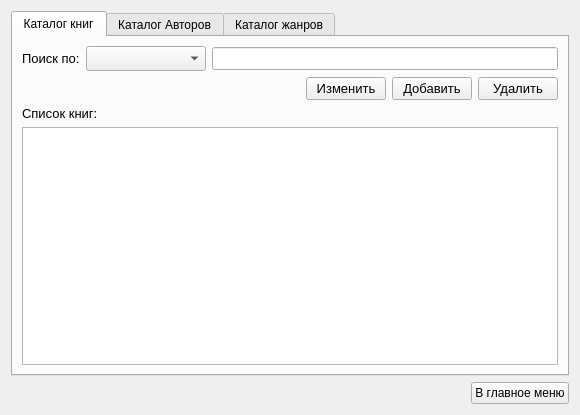
<?xml version="1.0" encoding="UTF-8"?>
<ui version="4.0">
 <class>Form</class>
 <widget class="QWidget" name="Form">
  <property name="geometry">
   <rect>
    <x>0</x>
    <y>0</y>
    <width>580</width>
    <height>415</height>
   </rect>
  </property>
  <property name="windowTitle">
   <string>Form</string>
  </property>
  <layout class="QVBoxLayout" name="verticalLayout_2">
   <item>
    <widget class="QTabWidget" name="tabWidget">
     <property name="enabled">
      <bool>true</bool>
     </property>
     <property name="currentIndex">
      <number>0</number>
     </property>
     <widget class="QWidget" name="tab">
      <property name="font">
       <font>
        <pointsize>10</pointsize>
       </font>
      </property>
      <attribute name="title">
       <string>Каталог книг</string>
      </attribute>
      <layout class="QVBoxLayout" name="verticalLayout_3">
       <item>
        <layout class="QVBoxLayout" name="verticalLayout">
         <item>
          <layout class="QHBoxLayout" name="horizontalLayout_3">
           <item>
            <widget class="QLabel" name="find_lbl">
             <property name="font">
              <font>
               <family>Arial</family>
               <pointsize>10</pointsize>
              </font>
             </property>
             <property name="text">
              <string>Поиск по:</string>
             </property>
            </widget>
           </item>
           <item>
            <widget class="QComboBox" name="find_cmb">
             <property name="sizePolicy">
              <sizepolicy hsizetype="Fixed" vsizetype="Fixed">
               <horstretch>0</horstretch>
               <verstretch>0</verstretch>
              </sizepolicy>
             </property>
             <property name="minimumSize">
              <size>
               <width>120</width>
               <height>25</height>
              </size>
             </property>
            </widget>
           </item>
           <item>
            <widget class="QLineEdit" name="find_in"/>
           </item>
          </layout>
         </item>
         <item>
          <layout class="QHBoxLayout" name="horizontalLayout">
           <item>
            <spacer name="horizontalSpacer">
             <property name="orientation">
              <enum>Qt::Horizontal</enum>
             </property>
             <property name="sizeHint" stdset="0">
              <size>
               <width>40</width>
               <height>20</height>
              </size>
             </property>
            </spacer>
           </item>
           <item>
            <widget class="QPushButton" name="change_book_btn">
             <property name="text">
              <string>Изменить</string>
             </property>
            </widget>
           </item>
           <item>
            <widget class="QPushButton" name="add_book_btn">
             <property name="text">
              <string>Добавить</string>
             </property>
            </widget>
           </item>
           <item>
            <widget class="QPushButton" name="delete_book_btn">
             <property name="text">
              <string>Удалить</string>
             </property>
            </widget>
           </item>
          </layout>
         </item>
         <item>
          <widget class="QLabel" name="label">
           <property name="text">
            <string>Список книг:</string>
           </property>
          </widget>
         </item>
         <item>
          <widget class="QTableWidget" name="table"/>
         </item>
        </layout>
       </item>
      </layout>
     </widget>
     <widget class="QWidget" name="tab_2">
      <attribute name="title">
       <string>Каталог Авторов</string>
      </attribute>
      <layout class="QVBoxLayout" name="verticalLayout_4">
       <item>
        <layout class="QHBoxLayout" name="horizontalLayout_7">
         <item>
          <widget class="QLabel" name="label_2">
           <property name="font">
            <font>
             <pointsize>10</pointsize>
            </font>
           </property>
           <property name="text">
            <string>Поиск:</string>
           </property>
          </widget>
         </item>
         <item>
          <widget class="QLineEdit" name="lineEdit"/>
         </item>
        </layout>
       </item>
       <item>
        <layout class="QHBoxLayout" name="horizontalLayout_5">
         <item>
          <layout class="QHBoxLayout" name="horizontalLayout_6">
           <item>
            <spacer name="horizontalSpacer_4">
             <property name="orientation">
              <enum>Qt::Horizontal</enum>
             </property>
             <property name="sizeHint" stdset="0">
              <size>
               <width>40</width>
               <height>20</height>
              </size>
             </property>
            </spacer>
           </item>
           <item>
            <widget class="QPushButton" name="change_author_btn">
             <property name="font">
              <font>
               <pointsize>10</pointsize>
              </font>
             </property>
             <property name="text">
              <string>Изменить</string>
             </property>
            </widget>
           </item>
           <item>
            <widget class="QPushButton" name="add_author_btn">
             <property name="font">
              <font>
               <pointsize>10</pointsize>
              </font>
             </property>
             <property name="text">
              <string>Добавить</string>
             </property>
            </widget>
           </item>
           <item>
            <widget class="QPushButton" name="delete_author_btn">
             <property name="font">
              <font>
               <pointsize>10</pointsize>
              </font>
             </property>
             <property name="text">
              <string>Удалить</string>
             </property>
            </widget>
           </item>
          </layout>
         </item>
        </layout>
       </item>
       <item>
        <widget class="QLabel" name="label_4">
         <property name="font">
          <font>
           <pointsize>10</pointsize>
          </font>
         </property>
         <property name="text">
          <string>Перечень авторов:</string>
         </property>
        </widget>
       </item>
       <item>
        <widget class="QTableWidget" name="tableWidget"/>
       </item>
      </layout>
     </widget>
     <widget class="QWidget" name="tab_3">
      <attribute name="title">
       <string>Каталог жанров</string>
      </attribute>
      <layout class="QVBoxLayout" name="verticalLayout_5">
       <item>
        <layout class="QHBoxLayout" name="horizontalLayout_10">
         <item>
          <spacer name="horizontalSpacer_6">
           <property name="orientation">
            <enum>Qt::Horizontal</enum>
           </property>
           <property name="sizeHint" stdset="0">
            <size>
             <width>40</width>
             <height>20</height>
            </size>
           </property>
          </spacer>
         </item>
         <item>
          <widget class="QPushButton" name="change_genre_btn">
           <property name="font">
            <font>
             <pointsize>10</pointsize>
            </font>
           </property>
           <property name="text">
            <string>Изменить</string>
           </property>
          </widget>
         </item>
         <item>
          <widget class="QPushButton" name="add_genre_btn">
           <property name="font">
            <font>
             <pointsize>10</pointsize>
            </font>
           </property>
           <property name="text">
            <string>Добавить</string>
           </property>
          </widget>
         </item>
         <item>
          <widget class="QPushButton" name="delete_genre_btn">
           <property name="font">
            <font>
             <pointsize>10</pointsize>
            </font>
           </property>
           <property name="text">
            <string>Удалить</string>
           </property>
          </widget>
         </item>
        </layout>
       </item>
       <item>
        <widget class="QLabel" name="label_3">
         <property name="font">
          <font>
           <pointsize>10</pointsize>
          </font>
         </property>
         <property name="text">
          <string>Перечень жанров:</string>
         </property>
        </widget>
       </item>
       <item>
        <widget class="QTableWidget" name="tableWidget_2"/>
       </item>
      </layout>
     </widget>
    </widget>
   </item>
   <item>
    <layout class="QHBoxLayout" name="horizontalLayout_4">
     <item>
      <widget class="QLabel" name="counter_lbl">
       <property name="text">
        <string/>
       </property>
      </widget>
     </item>
     <item>
      <spacer name="horizontalSpacer_2">
       <property name="orientation">
        <enum>Qt::Horizontal</enum>
       </property>
       <property name="sizeHint" stdset="0">
        <size>
         <width>40</width>
         <height>20</height>
        </size>
       </property>
      </spacer>
     </item>
     <item>
      <widget class="QPushButton" name="back">
       <property name="text">
        <string>В главное меню</string>
       </property>
      </widget>
     </item>
    </layout>
   </item>
  </layout>
 </widget>
 <resources/>
 <connections/>
</ui>
